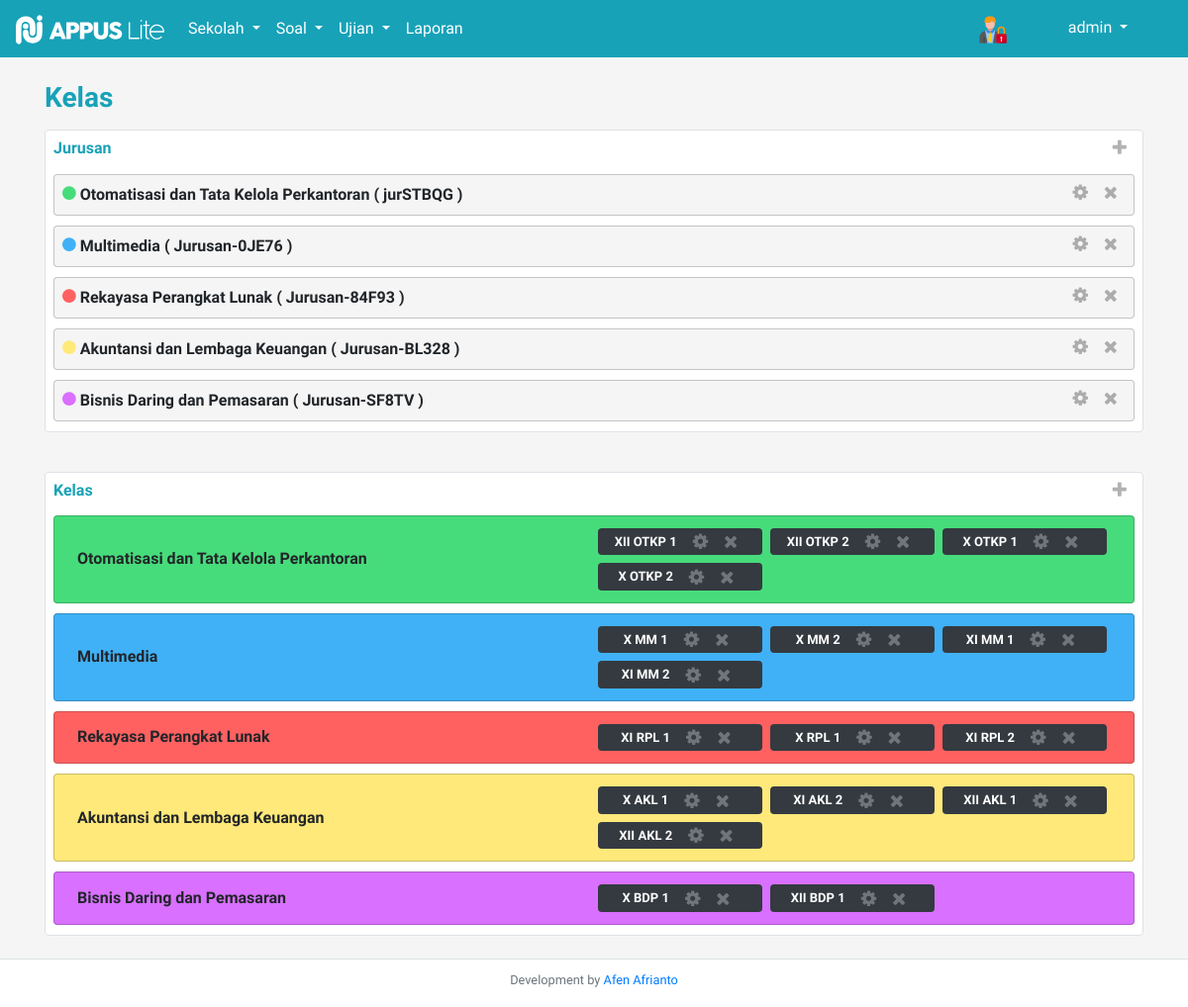
/admin/main.php?cnt=kelas (signed in), run on the app's committed database.
### tables this page shows
CREATE TABLE `tb_jurusan` (
  `kode_jurusan` varchar(100) NOT NULL,
  `nama_jurusan` varchar(255) NOT NULL,
  `warna_jurusan` varchar(20) NOT NULL
);

CREATE TABLE `tb_kelas` (
  `id_kelas` int(11) NOT NULL,
  `tingkat` varchar(10) NOT NULL,
  `kode_jurusan` varchar(100) NOT NULL,
  `nama_kelas` varchar(20) NOT NULL
);

### admin/modules/general_func.php (called while the page is built, shortened)
<?php
    if(isset($_SESSION['petugas'])){
        if($_SESSION['petugas'] == "admin"){
            $user_admin = $_SESSION['user'];
            $query_petugas = mysqli_query($conn, "SELECT * FROM tb_admin WHERE username_admin = '$user_admin'");
            $petugas_q = $query_petugas->fetch_assoc();
            $petugas = $petugas_q['username_admin'];
        }else{
            $user_guru = $_SESSION['user'];
            $query_petugasX = mysqli_query($conn, "SELECT * FROM tb_guru WHERE username_guru = '$user_guru' ");
            $petugas_q = $query_petugasX->fetch_assoc();
            $petugas = $petugas_q['nama_guru'];
            $id_petugas = $petugas_q['id_guru'];
        }
    }
?>

### admin/contents/kelas.php (the view, shortened to what this page needs)
<div class="container py-3">
    <h3 class="text-info py-2" style="font-weight:bold;">Kelas</h3>
    <div class="pl-2 pt-2 pr-2 pb-0 border rounded mb-2 bg-white">
        <div class="d-flex justify-content-between mb-2">
            <h6 class="text-info" style="font-weight: bold;">Jurusan</h6>
            <div class="d-flex">
                <a href="#" class="icon-sm bg-white px-2" style="text-decoration: none;" data-toggle="modal" data-target="#tambah_jur">
                    <b class="icon-plus"></b>
                </a>
            </div>
        </div>
        <?php
          $query_jur = mysqli_query($conn, "SELECT * FROM tb_jurusan");
        ?>
        <?php if(mysqli_num_rows($query_jur) > 0): ?>
        <?php while ($jur = $query_jur->fetch_assoc()) :?>
          <div class="card-jur d-flex justify-content-between p-2 rounded" style="background-color: whitesmoke;">
              <b><b class="icon-circle" style="color: <?= $jur['warna_jurusan']; ?>;"></b> <?= $jur['nama_jurusan']; ?> ( <?= $jur['kode_jurusan']; ?> )</b>
              <div class="d-flex">
                  <a href="?cnt=kelas&id=" class="icon-sm px-2" style="text-decoration: none;" data-toggle="modal" data-target="#edit_jur<?= $jur['kode_jurusan']; ?>">
                      <b class="icon-cog"></b>
                  </a>
                  <a href="#" class="icon-sm px-2" style="text-decoration: none;" data-toggle="modal" data-target="#del_jur<?= $jur['kode_jurusan']; ?>">
                      <b class="icon-remove"></b>
                  </a>
              </div>
          </div>
        <?php endwhile; ?>
        <?php else: ?>
          <div class="text-center py-3 text-secondary">Data tidak ada</div>
        <?php endif; ?>
    </div>
</div>
<div class="container py-3">
    <div class="pl-2 pt-2 pr-2 pb-0 border rounded mb-2 bg-white">
        <div class="d-flex justify-content-between mb-2">
            <h6 class="text-info" style="font-weight: bold;">Kelas</h6>
            <div class="d-flex">
                <a href="#" class="icon-sm bg-white px-2" style="text-decoration: none;" data-toggle="modal" data-target="#tambah_kls">
                    <b class="icon-plus"></b>
                </a>
            </div>
        </div>
        <?php
          $jur_kel = mysqli_query($conn, "SELECT * FROM tb_jurusan");
        ?>
        <?php if(mysqli_num_rows($jur_kel) > 0):
              while($jr = $jur_kel->fetch_assoc()):
                $kodejur = $jr['kode_jurusan'];
        ?>
        <div class="card-jur d-flex justify-content-between p-2 rounded" style="background-color: <?= $jr['warna_jurusan']; ?>;">
            <div class="row col-sm-12 align-items-center justify-content-between">
                <b class="col-sm-6 "><?= $jr['nama_jurusan']; ?></b>
                <div class="row col-sm-6 p-0">
                  <?php
                    $kls = mysqli_query($conn, "SELECT * FROM tb_kelas WHERE kode_jurusan = '$kodejur'");
                    if(mysqli_num_rows($kls) > 0):
                      while($jk = $kls->fetch_assoc()):
                  ?>
                  <div class="col-sm-4 p-1">
                    <span class="d-flex bg-dark text-white p-1 justify-content-center align-items-center rounded text-center" style="font-size: small;">
                        <b class="mr-2"><?= $jk['nama_kelas']; ?></b>
                        <div class="d-flex">
                            <a href="#" class="icon-sm px-2 text-white" style="text-decoration: none;" data-toggle="modal" data-target="#edit_kls<?= $jk['id_kelas']; ?>">
                                <b class="icon-cog"></b>
                            </a>
                            <a href="#" class="icon-sm px-2 text-white" style="text-decoration: none;" data-toggle="modal" data-target="#del_kls<?= $jk['id_kelas']; ?>">
                                <b class="icon-remove"></b>
                            </a>
                        </div>
                    </span>
                  </div>
                    <?php endwhile; ?>
                    <?php else: ?>
                        <div class="text-center py-3 text-secondary">Data tidak kelas</div>
                    <?php endif; ?>
                </div>
            </div>
        </div>
            <?php endwhile; ?>
        <?php else: ?>
            <div class="text-center py-3 text-secondary">Data tidak ada</div>
        <?php endif; ?>
    </div>
</div>

### admin/main.php (shortened to what this page needs)
<?php
    include "modules/connect.php";
    include "modules/general_func.php";
    include "modules/kelas.php";
    include "modules/ujian.php";
?>
<!DOCTYPE html>
<html lang="en">
<head>
    <link rel="stylesheet" href="../bootstrap/css/bootstrap.min.css">
    <link rel="stylesheet" href="assets/img/icomoon/style.css">
    <link rel="stylesheet" href="assets/img/icomoon2/style.css">
    <link rel="stylesheet" href="https://cdn.datatables.net/1.10.25/css/jquery.dataTables.min.css">
    <link rel="stylesheet" href="assets/css/main.css">
</head>
<body class="pb-5">
<nav class="navbar navbar-expand-lg navbar-dark bg-info">
    <a class="navbar-brand" href="?cnt=home">
        <img src="assets/img/logo_putih.svg" width="150" height="30" alt="">
    </a>
    <div class="collapse navbar-collapse" id="navbarSupportedContent">
        <ul class="navbar-nav mr-auto">
            <?php if($_SESSION['petugas'] == "admin"): ?>
            <li class="nav-item dropdown active">
                <a class="nav-link dropdown-toggle" href="#" id="navbarDropdown" role="button" data-toggle="dropdown" aria-haspopup="true" aria-expanded="false">
                    Sekolah
                </a>
            </li>
            <?php endif; ?>
            <li class="nav-item dropdown active">
                <a class="nav-link dropdown-toggle" href="#" id="navbarDropdown" role="button" data-toggle="dropdown" aria-haspopup="true" aria-expanded="false">
                    Soal
                </a>
            </li>
            <li class="nav-item dropdown active">
                <a class="nav-link dropdown-toggle" href="#" id="navbarDropdown" role="button" data-toggle="dropdown" aria-haspopup="true" aria-expanded="false">
                    Ujian
                </a>
            </li>
            <li class="nav-item active">
                <a class="nav-link" href="?cnt=laporan">Laporan</a>
            </li>
        </ul>
        <div class="my-2 my-lg-0">
            <ul class="navbar-nav mr-auto w-auto">
                <div class="navbar-brand text-center">
                    <?php if($_SESSION['petugas'] == 'admin') : ?>
                        <img src="assets/img/icon_admin.svg" width="30" height="30" alt="" title="Kamu seorang admin">
                    <?php else: ?>
                        <img src="assets/img/guru_icon.svg" width="30" height="30" alt="" title="Kamu seorang guru">
                    <?php endif; ?>
                </div>
                <li class="nav-item dropdown active w-auto text-center" style="min-width: 150px;">
                    <a class="nav-link dropdown-toggle" href="#" id="navbarDropdown" role="button" data-toggle="dropdown" aria-haspopup="true" aria-expanded="false">
                        <?= $petugas; ?>
                    </a>
                </li>
            </ul>
        </div>
    </div>
</nav>
<?php
    if(isset($_GET['cnt'])):
            $content = $_GET['cnt'].".php";
            include "contents/$content";
    else:
            include "contents/home.php";
    endif;
?>
<div class="border-top mt-3 py-2 pb-3 text-center w-100 bg-white" style="position: fixed; bottom: 0;">
    <small class="text-secondary">Development by <a href="#">Afen Afrianto</a></small>
</div>
</body>
</html>

### admin/assets/img/icomoon/style.css (style rules this page uses)
[class^="icon-"], [class*=" icon-"] { font-family: 'icomoon' !important; speak: never; font-style: normal; font-weight: normal; font-variant: normal; text-transform: none; line-height: 1; -webkit-font-smoothing: antialiased; -moz-osx-font-smoothing: grayscale; }
.icon-plus:before { content: "\f067"; }
.icon-remove:before { content: "\f00d"; }
.icon-cog:before { content: "\f013"; }
.icon-circle:before { content: "\f111"; }

### admin/assets/img/icomoon2/style.css (style rules this page uses)
[class^="icon-"], [class*=" icon-"] { font-family: 'icomoon' !important; speak: never; font-style: normal; font-weight: normal; font-variant: normal; text-transform: none; line-height: 1; -webkit-font-smoothing: antialiased; -moz-osx-font-smoothing: grayscale; }

### admin/assets/css/main.css (style rules this page uses)
* { font-family: 'Comfortaa', sans-serif; }
body { background-color: whitesmoke; }
.icon-sm { font-size: x-large; filter: opacity(0.3); color: black; font-size: large; font-weight: bold; }
.card-jur { border:1px solid rgba(0,0,0,0.2); margin-bottom: 10px; }

### data on the page
tb_jurusan: nama_jurusan "Otomatisasi dan Tata Kelola Perkantoran", kode_jurusan "jurSTBQG"
tb_jurusan: nama_jurusan "Multimedia", kode_jurusan "Jurusan-0JE76"
tb_jurusan: nama_jurusan "Rekayasa Perangkat Lunak", kode_jurusan "Jurusan-84F93"
tb_jurusan: nama_jurusan "Akuntansi dan Lembaga Keuangan", kode_jurusan "Jurusan-BL328"
tb_jurusan: nama_jurusan "Bisnis Daring dan Pemasaran", kode_jurusan "Jurusan-SF8TV"
tb_kelas: nama_kelas "XII OTKP 1"
tb_kelas: nama_kelas "XII OTKP 2"
tb_kelas: nama_kelas "X OTKP 1"
tb_kelas: nama_kelas "X OTKP 2"
tb_kelas: nama_kelas "X MM 1"
tb_kelas: nama_kelas "X MM 2"
tb_kelas: nama_kelas "XI MM 1"
tb_kelas: nama_kelas "XI MM 2"
tb_kelas: nama_kelas "XI RPL 1"
tb_kelas: nama_kelas "X RPL 1"
tb_kelas: nama_kelas "XI RPL 2"
tb_kelas: nama_kelas "X AKL 1"
tb_kelas: nama_kelas "XI AKL 2"
tb_kelas: nama_kelas "XII AKL 1"
tb_kelas: nama_kelas "XII AKL 2"
tb_kelas: nama_kelas "X BDP 1"
tb_kelas: nama_kelas "XII BDP 1"

### other printed values
$petugas "admin"
